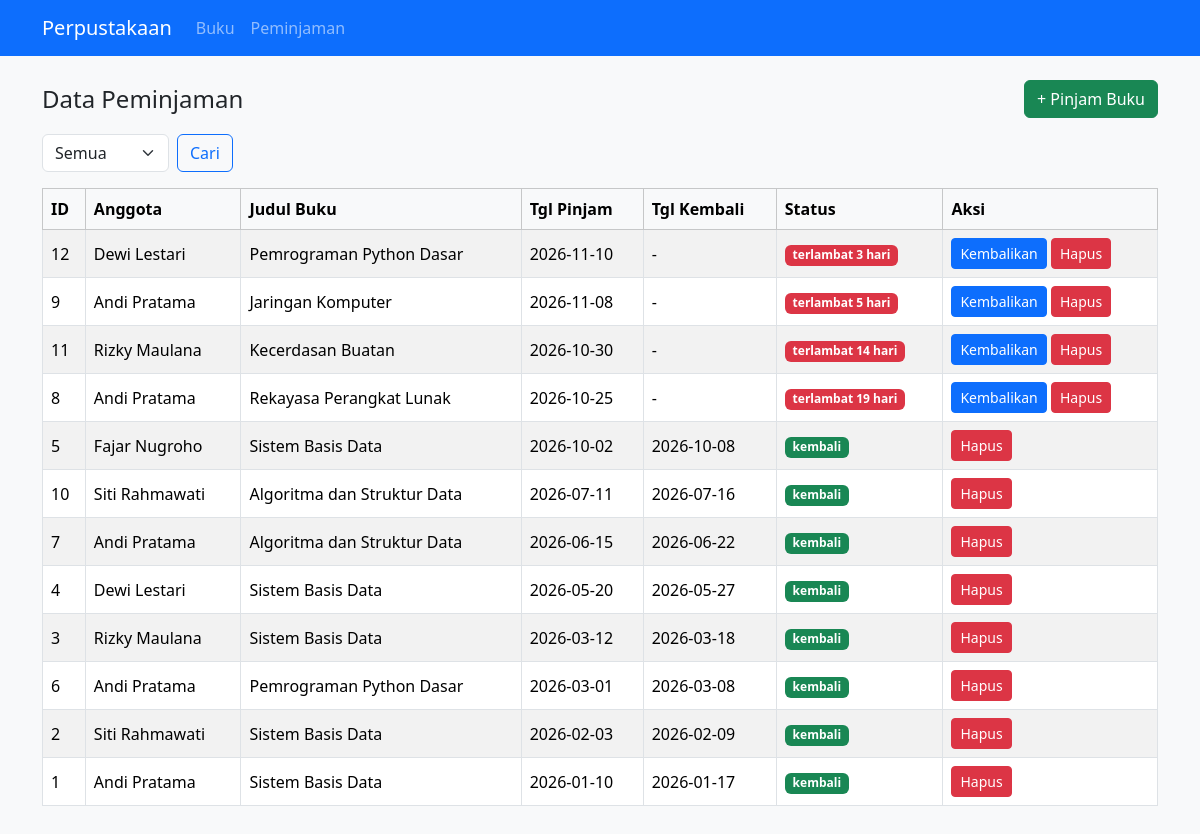
/peminjaman/index.php, run on the app's committed database.
### tables this page shows
CREATE TABLE peminjaman (
    id_pinjam INT AUTO_INCREMENT PRIMARY KEY,
    id_anggota CHAR(4) NOT NULL,
    id_buku CHAR(4) NOT NULL,
    tgl_pinjam DATE NOT NULL,
    tgl_kembali DATE,
    status ENUM('dipinjam','kembali') NOT NULL DEFAULT 'dipinjam',
    FOREIGN KEY (id_anggota) REFERENCES anggota(id_anggota),
    FOREIGN KEY (id_buku) REFERENCES buku(id_buku)
);

CREATE TABLE anggota (
    id_anggota CHAR(4) PRIMARY KEY,
    nama VARCHAR(50) NOT NULL,
    alamat VARCHAR(100),
    tgl_daftar DATE NOT NULL
);

CREATE TABLE buku (
    id_buku CHAR(4) PRIMARY KEY,
    judul VARCHAR(100) NOT NULL,
    pengarang VARCHAR(50) NOT NULL,
    penerbit VARCHAR(50),
    tahun_terbit INT,
    stok INT NOT NULL DEFAULT 0
);

### includes/functions.php (called while the page is built, shortened)
<?php
function e($nilai): string
{
    return htmlspecialchars((string) $nilai, ENT_QUOTES, 'UTF-8');
}
function url(string $path = ''): string
{
    return BASE_URL . '/' . ltrim($path, '/');
}

### peminjaman/index.php (the view, shortened to what this page needs)
<?php
require __DIR__ . '/../config/config.php';
require __DIR__ . '/../includes/functions.php';
$status = $_GET['status'] ?? 'semua';
$sql = "SELECT p.id_pinjam, a.nama, b.judul, p.tgl_pinjam, p.tgl_kembali, p.status,
        CASE WHEN p.status = 'dipinjam'
             THEN GREATEST(DATEDIFF(CURDATE(), p.tgl_pinjam) - 7, 0)
             ELSE 0 END AS hari_terlambat
        FROM peminjaman p
        INNER JOIN anggota a ON a.id_anggota = p.id_anggota
        INNER JOIN buku b ON b.id_buku = p.id_buku";
$params = [];
$sql .= ' ORDER BY p.tgl_pinjam DESC, p.id_pinjam DESC';
$stmt = $pdo->prepare($sql);
$stmt->execute($params);
$daftar = $stmt->fetchAll();
require __DIR__ . '/../includes/header.php';
?>
<div class="d-flex justify-content-between align-items-center mb-3">
    <h1 class="h4 mb-0">Data Peminjaman</h1>
    <a class="btn btn-success" href="<?= url('peminjaman/tambah.php') ?>">+ Pinjam Buku</a>
</div>
<form class="row g-2 mb-3" method="get">
    <div class="col-auto">
        <select class="form-select" name="status">
            <?php foreach (['semua' => 'Semua', 'dipinjam' => 'Dipinjam', 'terlambat' => 'Terlambat', 'kembali' => 'Kembali'] as $nilai => $label): ?>
                <option value="<?= $nilai ?>" <?= $status === $nilai ? 'selected' : '' ?>><?= $label ?></option>
            <?php endforeach; ?>
        </select>
    </div>
    <div class="col-auto"><button class="btn btn-outline-primary">Cari</button></div>
</form>
<div class="table-responsive">
    <table class="table table-striped table-bordered bg-white">
        <thead class="table-light">
        <tr>
            <th>ID</th>
            <th>Anggota</th>
            <th>Judul Buku</th>
            <th>Tgl Pinjam</th>
            <th>Tgl Kembali</th>
            <th>Status</th>
            <th>Aksi</th>
        </tr>
        </thead>
        <tbody>
        <?php foreach ($daftar as $p): ?>
            <?php
            if ($p['status'] === 'kembali') {
                $badge = 'success';
                $label = 'kembali';
            } elseif ((int) $p['hari_terlambat'] > 0) {
                $badge = 'danger';
                $label = 'terlambat ' . $p['hari_terlambat'] . ' hari';
            } else {
                $badge = 'warning';
                $label = 'dipinjam';
            }
            ?>
            <tr>
                <td><?= e($p['id_pinjam']) ?></td>
                <td><?= e($p['nama']) ?></td>
                <td><?= e($p['judul']) ?></td>
                <td><?= e($p['tgl_pinjam']) ?></td>
                <td><?= e($p['tgl_kembali'] ?: '-') ?></td>
                <td><span class="badge text-bg-<?= $badge ?>"><?= e($label) ?></span></td>
                <td class="text-nowrap">
                    <?php if ($p['status'] === 'dipinjam'): ?>
                        <form class="d-inline" method="post" action="<?= url('peminjaman/kembalikan.php') ?>">
                            <button class="btn btn-sm btn-primary">Kembalikan</button>
                        </form>
                    <?php endif; ?>
                    <form class="d-inline" method="post" action="<?= url('peminjaman/hapus.php') ?>" onsubmit="return confirm('Hapus transaksi ini?')">
                        <button class="btn btn-sm btn-danger">Hapus</button>
                    </form>
                </td>
            </tr>
        <?php endforeach; ?>
        </tbody>
    </table>
</div>
<?php require __DIR__ . '/../includes/footer.php'; ?>

### assets/css/style.css (style rules this page uses)
body { background-color: #f8f9fa; }
.table td, .table th { vertical-align: middle; }

### data on the page
peminjaman: id_pinjam "12", id_anggota.nama "Dewi Lestari", id_buku.judul "Pemrograman Python Dasar", tgl_pinjam "2026-11-10", tgl_kembali "-", label "terlambat 3 hari"
peminjaman: id_pinjam "9", id_anggota.nama "Andi Pratama", id_buku.judul "Jaringan Komputer", tgl_pinjam "2026-11-08", tgl_kembali "-", label "terlambat 5 hari"
peminjaman: id_pinjam "11", id_anggota.nama "Rizky Maulana", id_buku.judul "Kecerdasan Buatan", tgl_pinjam "2026-10-30", tgl_kembali "-", label "terlambat 14 hari"
peminjaman: id_pinjam "8", id_anggota.nama "Andi Pratama", id_buku.judul "Rekayasa Perangkat Lunak", tgl_pinjam "2026-10-25", tgl_kembali "-", label "terlambat 19 hari"
peminjaman: id_pinjam "5", id_anggota.nama "Fajar Nugroho", id_buku.judul "Sistem Basis Data", tgl_pinjam "2026-10-02", tgl_kembali "2026-10-08", status "kembali"
peminjaman: id_pinjam "10", id_anggota.nama "Siti Rahmawati", id_buku.judul "Algoritma dan Struktur Data", tgl_pinjam "2026-07-11", tgl_kembali "2026-07-16", status "kembali"
peminjaman: id_pinjam "7", id_anggota.nama "Andi Pratama", id_buku.judul "Algoritma dan Struktur Data", tgl_pinjam "2026-06-15", tgl_kembali "2026-06-22", status "kembali"
peminjaman: id_pinjam "4", id_anggota.nama "Dewi Lestari", id_buku.judul "Sistem Basis Data", tgl_pinjam "2026-05-20", tgl_kembali "2026-05-27", status "kembali"
peminjaman: id_pinjam "3", id_anggota.nama "Rizky Maulana", id_buku.judul "Sistem Basis Data", tgl_pinjam "2026-03-12", tgl_kembali "2026-03-18", status "kembali"
peminjaman: id_pinjam "6", id_anggota.nama "Andi Pratama", id_buku.judul "Pemrograman Python Dasar", tgl_pinjam "2026-03-01", tgl_kembali "2026-03-08", status "kembali"
peminjaman: id_pinjam "2", id_anggota.nama "Siti Rahmawati", id_buku.judul "Sistem Basis Data", tgl_pinjam "2026-02-03", tgl_kembali "2026-02-09", status "kembali"
peminjaman: id_pinjam "1", id_anggota.nama "Andi Pratama", id_buku.judul "Sistem Basis Data", tgl_pinjam "2026-01-10", tgl_kembali "2026-01-17", status "kembali"

### other printed values
form field status "Semua"
